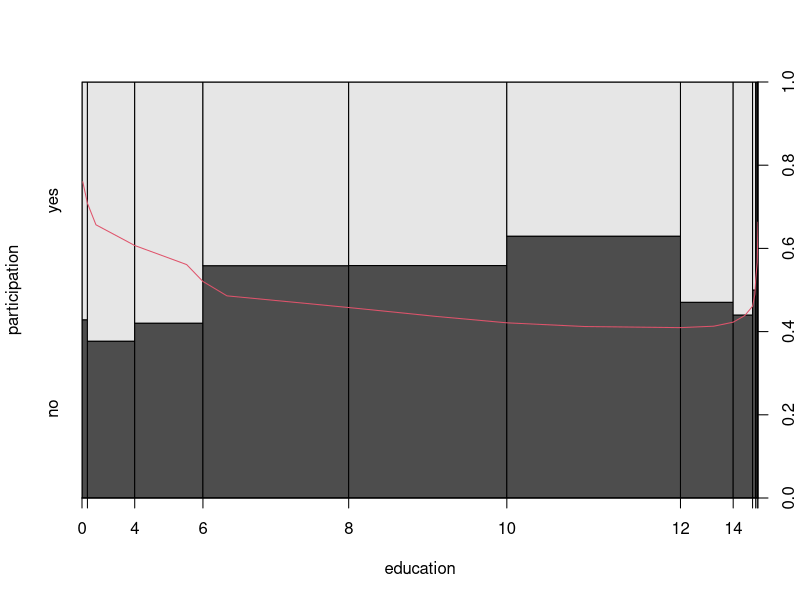
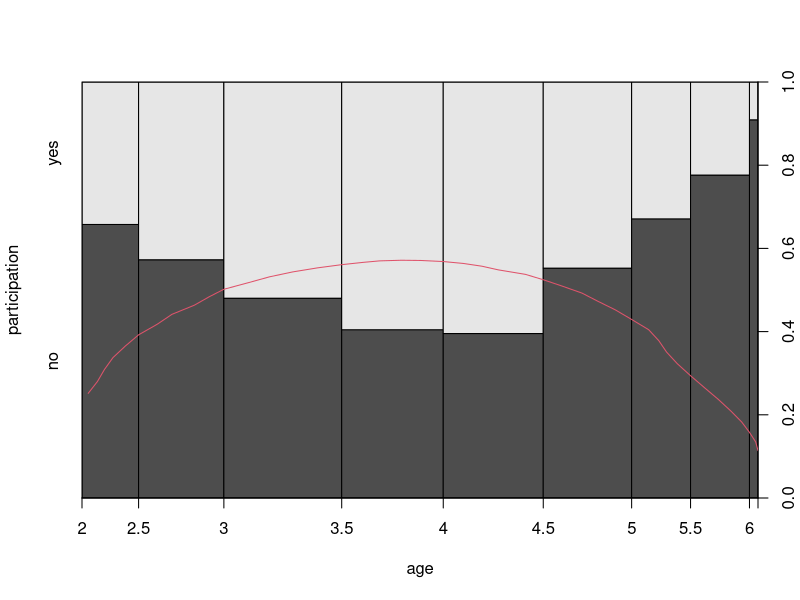
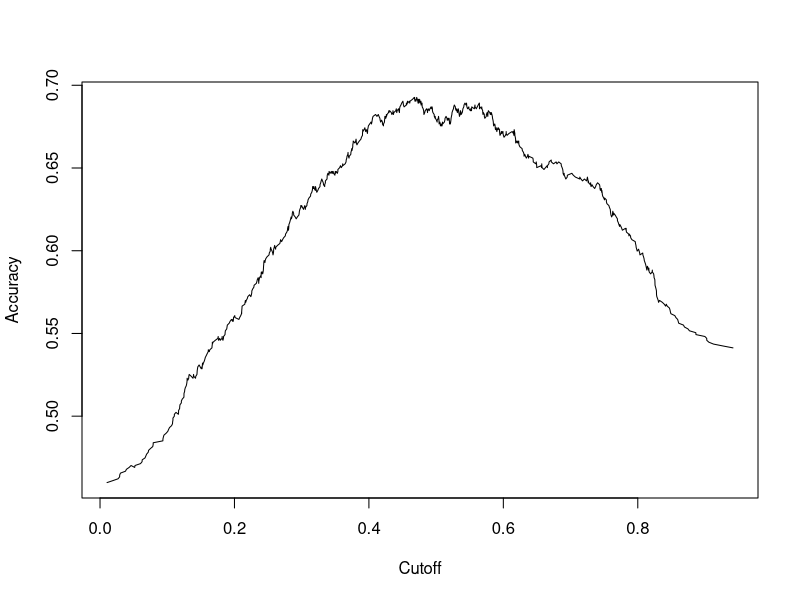
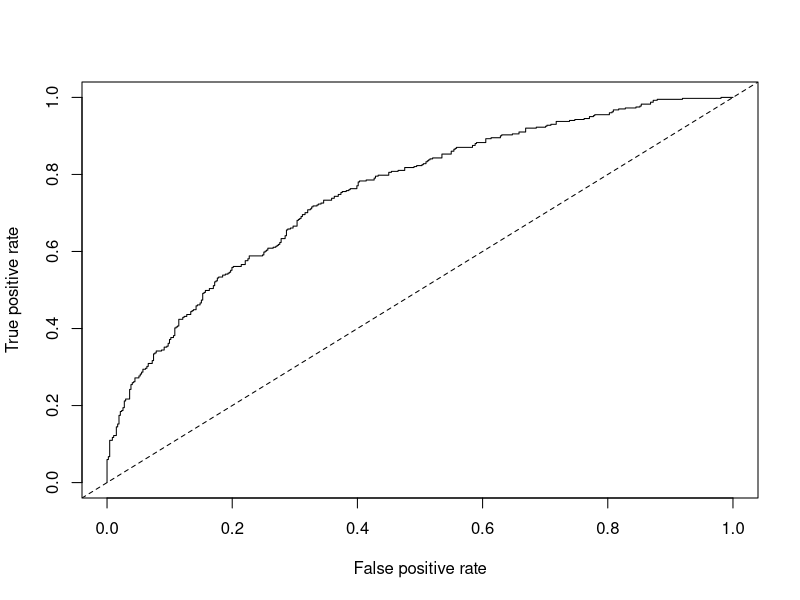
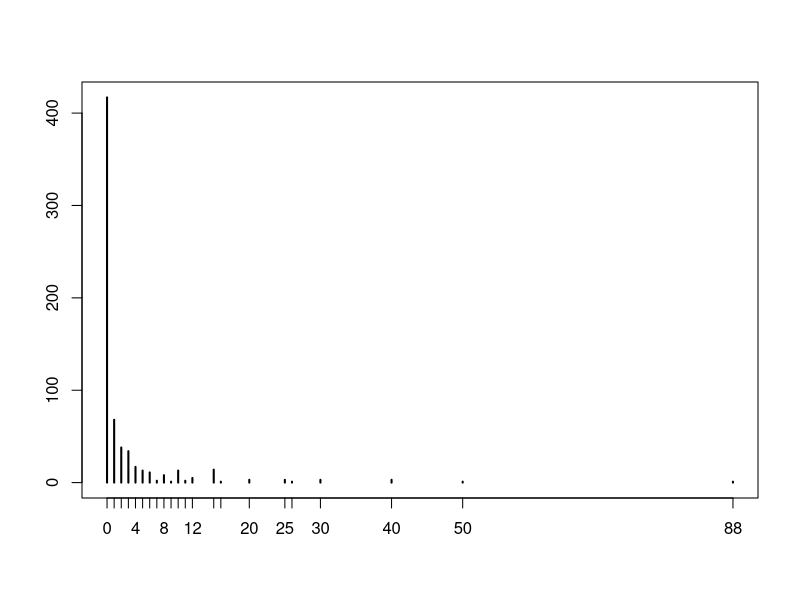

Here is the R script that generated these plots, in order: (Note: this script raises an error after producing the figures.)
###################################################
### chunk number 1: setup
###################################################
options(prompt = "R> ", continue = "+  ", width = 64,
  digits = 4, show.signif.stars = FALSE, useFancyQuotes = FALSE)

options(SweaveHooks = list(onefig =   function() {par(mfrow = c(1,1))},
                           twofig =   function() {par(mfrow = c(1,2))},                           
                           threefig = function() {par(mfrow = c(1,3))},
                           fourfig =  function() {par(mfrow = c(2,2))},
			   sixfig =   function() {par(mfrow = c(3,2))}))

library("AER")

set.seed(1071)


###################################################
### chunk number 2: swisslabor-data
###################################################
data("SwissLabor")
swiss_probit <- glm(participation ~ . + I(age^2),
  data = SwissLabor, family = binomial(link = "probit"))
summary(swiss_probit)


###################################################
### chunk number 3: swisslabor-plot eval=FALSE
###################################################
## plot(participation ~ age, data = SwissLabor, ylevels = 2:1)


###################################################
### chunk number 4: swisslabor-plot-refined
###################################################
plot(participation ~ education, data = SwissLabor, ylevels = 2:1)
fm <- glm(participation ~ education + I(education^2), data = SwissLabor, family = binomial)
edu <- sort(unique(SwissLabor$education))
prop <- sapply(edu, function(x) mean(SwissLabor$education <= x))
lines(predict(fm, newdata = data.frame(education = edu), type = "response") ~ prop, col = 2)

plot(participation ~ age, data = SwissLabor, ylevels = 2:1)
fm <- glm(participation ~ age + I(age^2), data = SwissLabor, family = binomial)
ag <- sort(unique(SwissLabor$age))
prop <- sapply(ag, function(x) mean(SwissLabor$age <= x))
lines(predict(fm, newdata = data.frame(age = ag), type = "response") ~ prop, col = 2)


###################################################
### chunk number 5: effects1
###################################################
fav <- mean(dnorm(predict(swiss_probit, type = "link")))
fav * coef(swiss_probit)


###################################################
### chunk number 6: effects2
###################################################
av <- colMeans(SwissLabor[, -c(1, 7)])
av <- data.frame(rbind(swiss = av, foreign = av),
  foreign = factor(c("no", "yes")))
av <- predict(swiss_probit, newdata = av, type = "link")
av <- dnorm(av)
av["swiss"] * coef(swiss_probit)[-7]


###################################################
### chunk number 7: effects3
###################################################
av["foreign"] * coef(swiss_probit)[-7]


###################################################
### chunk number 8: mcfadden
###################################################
swiss_probit0 <- update(swiss_probit, formula = . ~ 1)
1 - as.vector(logLik(swiss_probit)/logLik(swiss_probit0))


###################################################
### chunk number 9: confusion-matrix
###################################################
table(true = SwissLabor$participation,
  pred = round(fitted(swiss_probit)))


###################################################
### chunk number 10: confusion-matrix1
###################################################
tab <- table(true = SwissLabor$participation,
  pred = round(fitted(swiss_probit)))
tabp <- round(100 * c(tab[1,1] + tab[2,2], tab[2,1] + tab[1,2])/sum(tab), digits = 2)


###################################################
### chunk number 11: roc-plot eval=FALSE
###################################################
## library("ROCR")
## pred <- prediction(fitted(swiss_probit),
##   SwissLabor$participation)
## plot(performance(pred, "acc"))
## plot(performance(pred, "tpr", "fpr"))
## abline(0, 1, lty = 2)


###################################################
### chunk number 12: roc-plot1
###################################################
library("ROCR")
pred <- prediction(fitted(swiss_probit),
  SwissLabor$participation)
plot(performance(pred, "acc"))
plot(performance(pred, "tpr", "fpr"))
abline(0, 1, lty = 2)


###################################################
### chunk number 13: rss
###################################################
deviance(swiss_probit)
sum(residuals(swiss_probit, type = "deviance")^2)
sum(residuals(swiss_probit, type = "pearson")^2)


###################################################
### chunk number 14: coeftest eval=FALSE
###################################################
## coeftest(swiss_probit, vcov = sandwich)


###################################################
### chunk number 15: murder
###################################################
data("MurderRates")
murder_logit <- glm(I(executions > 0) ~ time + income +
  noncauc + lfp + southern, data = MurderRates,
  family = binomial)


###################################################
### chunk number 16: murder-coeftest
###################################################
coeftest(murder_logit)


###################################################
### chunk number 17: murder2
###################################################
murder_logit2 <- glm(I(executions > 0) ~ time + income +
  noncauc + lfp + southern, data = MurderRates,
  family = binomial, control = list(epsilon = 1e-15,
  maxit = 50, trace = FALSE))


###################################################
### chunk number 18: murder2-coeftest
###################################################
coeftest(murder_logit2)


###################################################
### chunk number 19: separation
###################################################
table(I(MurderRates$executions > 0), MurderRates$southern)


###################################################
### chunk number 20: countreg-pois
###################################################
data("RecreationDemand")
rd_pois <- glm(trips ~ ., data = RecreationDemand,
  family = poisson)


###################################################
### chunk number 21: countreg-pois-coeftest
###################################################
coeftest(rd_pois)


###################################################
### chunk number 22: countreg-pois-logLik
###################################################
logLik(rd_pois)


###################################################
### chunk number 23: countreg-odtest1
###################################################
dispersiontest(rd_pois)


###################################################
### chunk number 24: countreg-odtest2
###################################################
dispersiontest(rd_pois, trafo = 2)


###################################################
### chunk number 25: countreg-nbin
###################################################
library("MASS")
rd_nb <- glm.nb(trips ~ ., data = RecreationDemand)
coeftest(rd_nb)
logLik(rd_nb)


###################################################
### chunk number 26: countreg-se
###################################################
round(sqrt(rbind(diag(vcov(rd_pois)),
  diag(sandwich(rd_pois)))), digits = 3)


###################################################
### chunk number 27: countreg-sandwich
###################################################
coeftest(rd_pois, vcov = sandwich)


###################################################
### chunk number 28: countreg-OPG
###################################################
round(sqrt(diag(vcovOPG(rd_pois))), 3)


###################################################
### chunk number 29: countreg-plot
###################################################
plot(table(RecreationDemand$trips), ylab = "")


###################################################
### chunk number 30: countreg-zeros
###################################################
rbind(obs = table(RecreationDemand$trips)[1:10], exp = round(
  sapply(0:9, function(x) sum(dpois(x, fitted(rd_pois))))))


###################################################
### chunk number 31: countreg-pscl
###################################################
library("pscl")


###################################################
### chunk number 32: countreg-zinb
###################################################
rd_zinb <- zeroinfl(trips ~ . | quality + income,
  data = RecreationDemand, dist = "negbin")


###################################################
### chunk number 33: countreg-zinb-summary
###################################################
summary(rd_zinb)


###################################################
### chunk number 34: countreg-zinb-expected
###################################################
round(colSums(predict(rd_zinb, type = "prob")[,1:10]))


###################################################
### chunk number 35: countreg-hurdle
###################################################
rd_hurdle <- hurdle(trips ~ . | quality + income,
  data = RecreationDemand, dist = "negbin")
summary(rd_hurdle)


###################################################
### chunk number 36: countreg-hurdle-expected
###################################################
round(colSums(predict(rd_hurdle, type = "prob")[,1:10]))


###################################################
### chunk number 37: tobit1
###################################################
data("Affairs")
aff_tob <- tobit(affairs ~ age + yearsmarried +
  religiousness + occupation + rating, data = Affairs)
summary(aff_tob)


###################################################
### chunk number 38: tobit2
###################################################
aff_tob2 <- update(aff_tob, right = 4)
summary(aff_tob2)


###################################################
### chunk number 39: tobit3
###################################################
linear.hypothesis(aff_tob, c("age = 0", "occupation = 0"),
  vcov = sandwich)


###################################################
### chunk number 40: numeric-response
###################################################
SwissLabor$partnum <- as.numeric(SwissLabor$participation) - 1


###################################################
### chunk number 41: kleinspady eval=FALSE
###################################################
## library("np")
## swiss_bw <- npindexbw(partnum ~ income + age + education +
##   youngkids + oldkids + foreign + I(age^2), data = SwissLabor,
##   method = "kleinspady", nmulti = 5)


###################################################
### chunk number 42: kleinspady-bw eval=FALSE
###################################################
## summary(swiss_bw)


###################################################
### chunk number 43: kleinspady-summary eval=FALSE
###################################################
## swiss_ks <- npindex(bws = swiss_bw, gradients = TRUE)
## summary(swiss_ks)


###################################################
### chunk number 44: probit-confusion
###################################################
table(Actual = SwissLabor$participation, Predicted = 
  round(predict(swiss_probit, type = "response")))


###################################################
### chunk number 45: bw-tab
###################################################
data("BankWages")
edcat <- factor(BankWages$education)
levels(edcat)[3:10] <- rep(c("14-15", "16-18", "19-21"),
  c(2, 3, 3))
tab <- xtabs(~ edcat + job, data = BankWages)
prop.table(tab, 1)


###################################################
### chunk number 46: bw-plot eval=FALSE
###################################################
## plot(job ~ edcat, data = BankWages, off = 0)


###################################################
### chunk number 47: bw-plot1
###################################################
plot(job ~ edcat, data = BankWages, off = 0)
box()


###################################################
### chunk number 48: bw-multinom
###################################################
library("nnet")
bank_mnl <- multinom(job ~ education + minority,
  data = BankWages, subset = gender == "male", trace = FALSE)


###################################################
### chunk number 49: bw-multinom-coeftest
###################################################
coeftest(bank_mnl)


###################################################
### chunk number 50: bw-polr
###################################################
library("MASS")
bank_polr <- polr(job ~ education + minority, 
  data = BankWages, subset = gender == "male", Hess = TRUE)
coeftest(bank_polr)


###################################################
### chunk number 51: bw-AIC
###################################################
AIC(bank_mnl)
AIC(bank_polr) 
